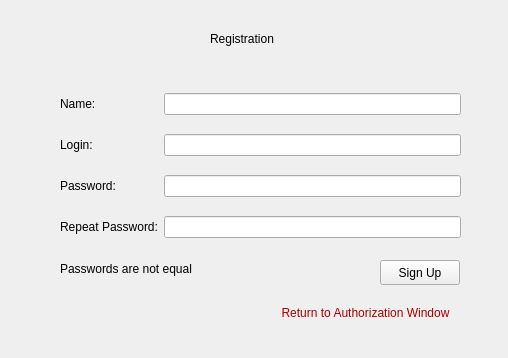
<?xml version="1.0" encoding="UTF-8"?>
<ui version="4.0">
 <class>RegistrationWindow</class>
 <widget class="QWidget" name="RegistrationWindow">
  <property name="geometry">
   <rect>
    <x>0</x>
    <y>0</y>
    <width>508</width>
    <height>358</height>
   </rect>
  </property>
  <property name="windowTitle">
   <string>Registrarion</string>
  </property>
  <widget class="QLabel" name="registrationLabel">
   <property name="geometry">
    <rect>
     <x>210</x>
     <y>30</y>
     <width>101</width>
     <height>17</height>
    </rect>
   </property>
   <property name="text">
    <string>Registration</string>
   </property>
  </widget>
  <widget class="QWidget" name="gridLayoutWidget">
   <property name="geometry">
    <rect>
     <x>60</x>
     <y>80</y>
     <width>401</width>
     <height>171</height>
    </rect>
   </property>
   <layout class="QGridLayout" name="gridLayout">
    <item row="3" column="1">
     <widget class="QLineEdit" name="repeatPasswordLine"/>
    </item>
    <item row="1" column="1">
     <widget class="QLineEdit" name="loginLine"/>
    </item>
    <item row="1" column="0">
     <widget class="QLabel" name="loginLabel">
      <property name="text">
       <string>Login:</string>
      </property>
     </widget>
    </item>
    <item row="0" column="0">
     <widget class="QLabel" name="nameLabel">
      <property name="text">
       <string>Name:</string>
      </property>
     </widget>
    </item>
    <item row="2" column="1">
     <widget class="QLineEdit" name="passwordLine"/>
    </item>
    <item row="2" column="0">
     <widget class="QLabel" name="passwordLabel">
      <property name="text">
       <string>Password:</string>
      </property>
     </widget>
    </item>
    <item row="0" column="1">
     <widget class="QLineEdit" name="nameLine"/>
    </item>
    <item row="3" column="0">
     <widget class="QLabel" name="repeatPasswordLabel">
      <property name="text">
       <string>Repeat Password:</string>
      </property>
     </widget>
    </item>
   </layout>
  </widget>
  <widget class="QPushButton" name="signUpButton">
   <property name="geometry">
    <rect>
     <x>380</x>
     <y>260</y>
     <width>80</width>
     <height>25</height>
    </rect>
   </property>
   <property name="text">
    <string>Sign Up</string>
   </property>
  </widget>
  <widget class="QLabel" name="warningLabel">
   <property name="geometry">
    <rect>
     <x>60</x>
     <y>260</y>
     <width>191</width>
     <height>17</height>
    </rect>
   </property>
   <property name="acceptDrops">
    <bool>false</bool>
   </property>
   <property name="text">
    <string>Passwords are not equal</string>
   </property>
  </widget>
  <widget class="QPushButton" name="signInButton">
   <property name="geometry">
    <rect>
     <x>270</x>
     <y>300</y>
     <width>191</width>
     <height>25</height>
    </rect>
   </property>
   <property name="styleSheet">
    <string notr="true">color: rgb(170, 0, 0)</string>
   </property>
   <property name="text">
    <string>Return to Authorization Window</string>
   </property>
   <property name="flat">
    <bool>true</bool>
   </property>
  </widget>
 </widget>
 <resources/>
 <connections/>
</ui>
